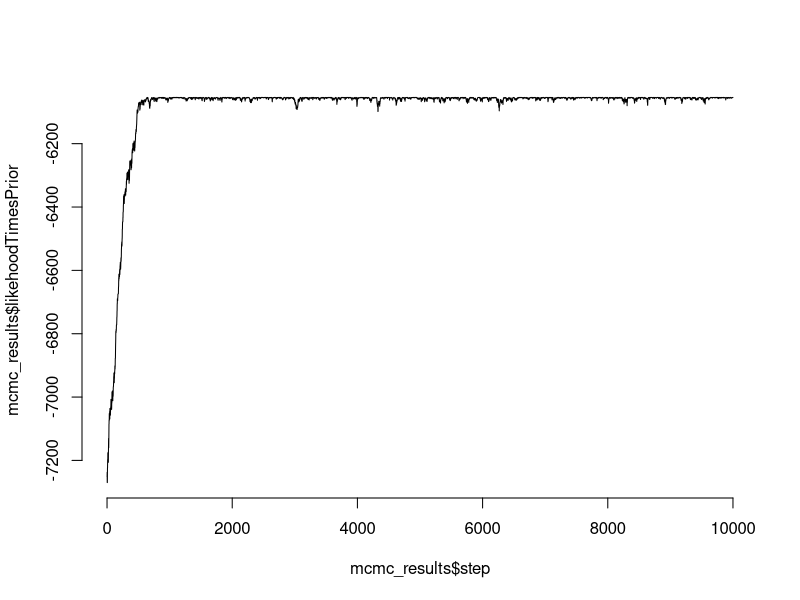
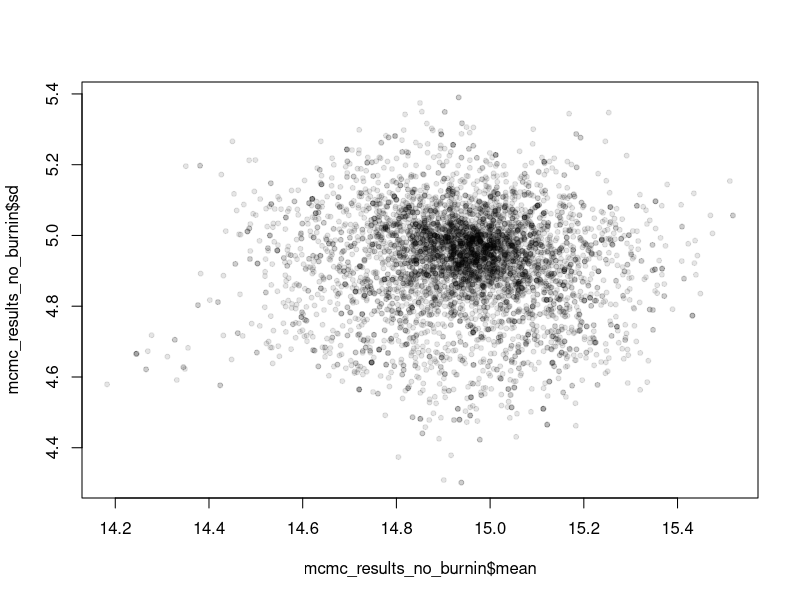

Recreate these plots in R, in order.
## ---- chunk 1
knitr::opts_chunk$set(echo = TRUE)
## ---- chunk 2
#' Function for making up data
#' @param n Number of points to simulate
sim_data <- function(n=2000, mean=15, sd=5){
  sims <- stats::rnorm(n=n, mean=mean, sd=sd)
  return(sims)
}
lnlikelihood_data <- function(sims, mean=15, sd=5, log=TRUE) {
  return(sum(stats::dnorm(x=sims, mean=mean, sd=sd, log=log)))
}
optimize_likelihood <- function(sims, nsteps=1000, verbose=FALSE) {
  starting_mean <- mean(sims)+7 # We're adding 7 here for teaching: normally we want to start at our best guess but our guess is too good for teaching, so let's start in a bad area
  starting_sd <- sd(sims)+2 # same as abo e
  best_mean <- starting_mean
  best_sd <- starting_sd
  best_lnL <- lnlikelihood_data(sims, mean=best_mean, sd=best_sd)
  for (i in sequence(nsteps)) {
    new_mean <- best_mean + stats::runif(1, min=-.1, max=.1)
    new_sd <- abs(best_sd + stats::runif(1, min=-.1, max=.1))
    new_lnL <- lnlikelihood_data(sims, mean=new_mean, sd=new_sd)
    if(new_lnL > best_lnL) {
      best_lnL <- new_lnL
      best_mean <- new_mean
      best_sd <- new_sd
      if(verbose) {
        print(c(step=i, mean=best_mean, sd=best_sd, lnL = best_lnL))
      }
    } 
  }
  return(c(mean=best_mean, sd=best_sd, lnL = best_lnL))
}
compute_prior_mean <- function(current_mean, min=0, max=10000, log=TRUE) {
  return(sum(dunif(x=current_mean, min=min, max=max, log=log)))
}
compute_prior_sd <- function(current_sd, min=0, max=100, log=TRUE) {
  return(sum(dunif(x=current_sd, min=min, max=max, log=log)))
}
mcmc <- function(sims, nsteps=1000 ) {
  starting_mean <- mean(sims)+7 # We're adding 7 here for teaching: normally we want to start at our best guess but our guess is too good for teaching, so let's start in a bad area
  starting_sd <- sd(sims)+2 #same as above
  current_mean <- starting_mean
  current_sd <- starting_sd
  current_posterior <- lnlikelihood_data(sims, mean=current_mean, sd=current_sd) + compute_prior_mean(current_mean) + compute_prior_sd(current_sd)
  observations <- data.frame(matrix(nrow=nsteps+1, ncol=4))
  colnames(observations) <- c("step", "mean", "sd", "likehoodTimesPrior")
  observations[1,] <- c(step=0, mean=current_mean, sd=current_sd, likehoodTimesPrior=current_posterior)
  for (i in sequence(nsteps)) {
    new_mean <- current_mean + stats::runif(1, min=-.1, max=.1)
    new_sd <- abs(current_sd + stats::runif(1, min=-.1, max=.1))
    new_posterior <- lnlikelihood_data(sims, mean=new_mean, sd=new_sd) + compute_prior_mean(new_mean) + compute_prior_sd(new_sd)
      observations[i+1,] <- c(step=i, mean=current_mean, sd=current_sd, likehoodTimesPrior=current_posterior)
    if(new_posterior > current_posterior | runif(1)<0.5) {
      current_posterior <- new_posterior
      current_mean <- new_mean
      current_sd <- new_sd
    } 
  }
  return(observations)
}
## ---- chunk 3
made_up_data <- sim_data()
print(mean(made_up_data))
print(sd(made_up_data))
print("good")
print(lnlikelihood_data(made_up_data))
print("bad")
print(lnlikelihood_data(made_up_data, mean=-89))
print(optimize_likelihood(made_up_data))
## ---- chunk 4
mcmc_results <- mcmc(made_up_data, nsteps=10000)
#print(mcmc_results)
## ---- chunk 5
plot(mcmc_results$step, mcmc_results$likehoodTimesPrior, bty="n", type="l")
mcmc_results_no_burnin <- mcmc_results[-(1:4000),]
plot(mcmc_results_no_burnin$mean, mcmc_results_no_burnin$sd, pch=20, col=rgb(0,0,0,.1))
